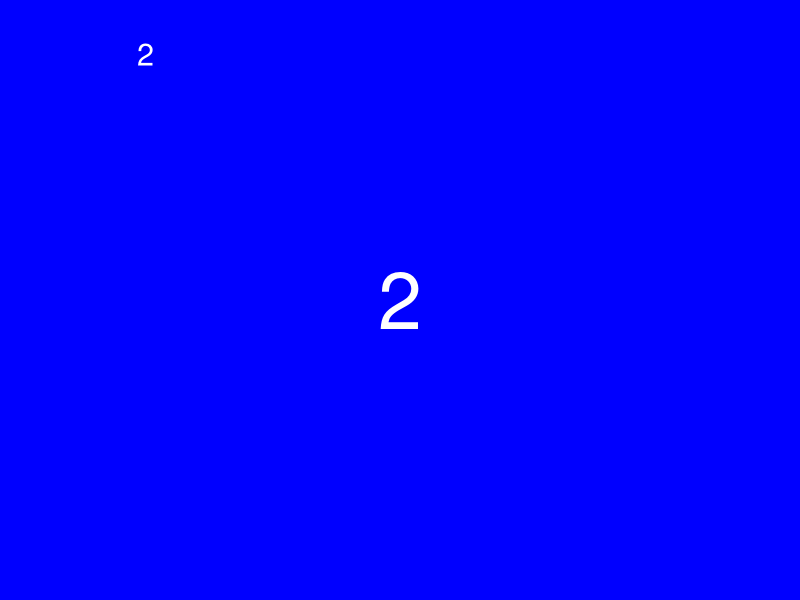

This chart was generated by the following R code:
library(ggplot2)
library(tibble)
library(dplyr)
library(purrr)
library(glue)
library(tidyr)
library(readr)

make_card <- function(rank, suit, ...) {
  
  # icon <- case_when(
  #   
  #   rank == "0" ~ " *",
  #   rank %in% c("5", "7") ~ "x2",
  #   TRUE ~ ""
  #   
  # )
  
  icon <- ""
  
  textcol <- ifelse(suit %in% c('yellow', 'green'), 'black', 'white')
  
  layout <- tibble(x = c(0,0.15,0.5), 
                   y = c(0.05,0.95,0.5), 
                   text = c(icon, rank, rank),
                   fontsize = c(3,3,20),
                   just = c('left', 'center', 'center'))
  
  card <- layout %>%
    ggplot(aes(x = x, y = y)) +
    geom_text(aes(label = text, size = fontsize, hjust = just), colour = textcol) +
    guides(size = F, colour = F) +
    scale_size_area(max_size = 20) +
    scale_colour_manual(values=c(textcol)) +
    scale_x_continuous(limits = c(0,1)) +
    scale_y_continuous(limits = c(0,1)) +
    theme_void() +
    theme(plot.background = element_rect(fill = suit, colour = suit))
  
  ggsave(glue('card_{rank}_{suit}.png'), width = 1.03, height = 1.6, units = 'in', dpi = 100)
}


make_card('2', 'blue')


make_token <- function(rank, suit, label,...) {
  
  # icon <- case_when(
  #   
  #   rank == "0" ~ " *",
  #   rank %in% c("5", "7") ~ "x2",
  #   TRUE ~ ""
  #   
  # )
  
  icon <- ""
  
  textcol <- ifelse(suit %in% c('yellow', 'green'), 'black', 'white')
  
  layout <- tibble(x = c(0,0.05,0.5,1,1), 
                   y = c(0.05,0.75,0.5,1,0), 
                   text = c(icon, rank, "","",""),
                   fontsize = c(3,3,20,1,1),
                   just = c('left', 'left', 'center','right','right'))
  
  card <- layout %>%
    ggplot(aes(x = x, y = y)) +
    geom_text(aes(label = text, size = fontsize, hjust = just), colour = textcol) +
    guides(size = F, colour = F) +
    scale_size(range=c(1,20)) +
    scale_colour_manual(values=c(textcol)) +
    theme_void() +
    theme(plot.background = element_rect(fill = suit, colour = suit))
  
  ggsave(glue('crew/token_{label}.png'), width = 1.03, height = 0.5, units = 'in', dpi = 100)
}



voodoo_card_list <- expand_grid(rank = 0:15, suit = c('blue', 'red', 'green', 'yellow', 'black'))

crew_card_list <- expand_grid(rank = 1:9, suit = c('blue', 'red', 'green', 'yellow')) 

crew_card_list <- bind_rows(crew_card_list, expand_grid(rank = 1:4, suit = 'black'))

crew_token_list <- tibble(rank = c(1:5, ">", ">>", ">>>", ">>>>", "\u2126"), 
                          suit = 'black',
                          label = c(1:5, "a", "b", "c", "d", "e"))

pwalk(crew_token_list, make_token)

crew_card_list %>%
  transmute(label = glue('{rank}_{suit}'), 
         image = glue('https://raw.githubusercontent.com/mcgriffiths/cardgames/master/crew/task_{rank}_{suit}.png')) %>%
  write_csv('crew_tasks.csv')

crew_token_list %>%
  transmute(label = glue('token_{label}'), 
            image = glue('https://raw.githubusercontent.com/mcgriffiths/cardgames/master/crew/{label}.png')) %>%
  write_csv('crew_tokens.csv')
